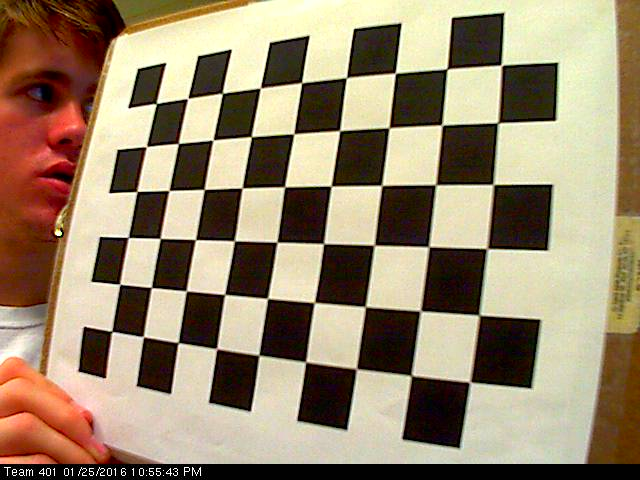
#> input picture Vision/images/imagesIPCamera/left9.png, 640 x 480 px
$ python distanceStaticFocalLength.py   (older library calls are emulated)
#> lines starting #> are read from the running program, lines starting #| are printed output that depends on the picture; after the words box and inside, x2 and y2 are one past the last pixel; in counts of white or black regions, pixels touching at a corner belong together; long printed decimals are rounded
import numpy as np
import cv2
import glob

lower = np.array([70,100,225])
upper = np.array([95,255,255])
distance = (8 * 12) # I know the feet away and im bad at math so
focalLength = 0

# termination criteria
criteria = (cv2.TERM_CRITERIA_EPS + cv2.TERM_CRITERIA_MAX_ITER, 30, 0.001)

# prepare object points, like (0,0,0), (1,0,0), (2,0,0) ....,(6,9,0)
objp = np.zeros((6*9,3), np.float32)
objp[:,:2] = np.mgrid[0:9,0:6].T.reshape(-1,2)

# Arrays to store object points and image points from all the images.
objpoints = [] # 3d point in real world space
imgpoints = [] # 2d points in image plane.

images = glob.glob('../images/imagesIPCamera/left9.png')

for fname in images:
    img = cv2.imread(fname)
#> img is the input picture: shape (480, 640, 3); mean B, G, R 109.8, 135.6, 153.1
    gray = cv2.cvtColor(img,cv2.COLOR_BGR2GRAY)
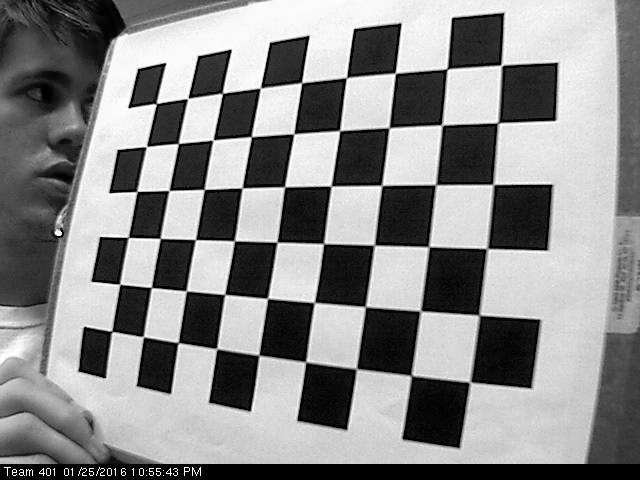
#> gray: shape (480, 640); min 0, max 255, mean 137.9

    # Find the chess board corners
    ret, corners = cv2.findChessboardCorners(gray, (9,6),None)
#> ret = True; corners = 54 rows, first 8: [156.4, 103.5], [187.6, 98.59], [222.5, 93.42], [260.4, 88.05], [301.6, 82.65], [346.3, 78.02], [395.3, 73.32], [446.9, 69.11]

    # If found, add object points, image points (after refining them)
    if ret == True:
        objpoints.append(objp)

        corners2 = cv2.cornerSubPix(gray,corners,(11,11),(-1,-1),criteria)
#> corners2 = 54 rows, first 8: [156.3, 103.5], [187.6, 98.42], [222.3, 93.2], [260.3, 87.94], [301.6, 82.65], [346.4, 77.54], [395.3, 73.18], [447, 68.96]
        imgpoints.append(corners2)
        img = cv2.drawChessboardCorners(img, (9,6), corners2,ret)
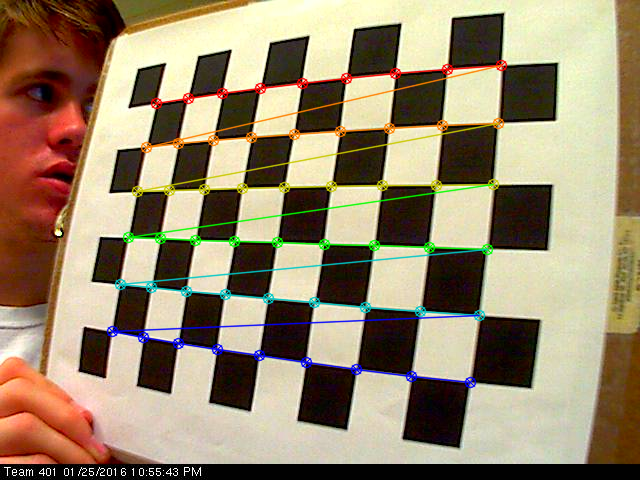
#> img: shape (480, 640, 3); 5.25% of pixels changed, all inside (x1, y1, x2, y2) = (106, 59, 508, 389)
        #ret is float, mtx is 3x3 array of float64, rvces is list of arrays of float64, tvecs is list of array of float64
        ret, mtx, dist, rvecs, tvecs = cv2.calibrateCamera(objpoints, imgpoints, gray.shape[::-1],None,None)
#> ret = 0.36; mtx = [[794.8, 0, 335.4], [0, 780.7, 224.9], [0, 0, 1]]; dist = [[-0.285, -4.69, 0.0075, -0.0184, 31.92]]; rvecs = ([-0.21, 0.622, 0.0809],); tvecs = ([-3.84, -2.67, 16.56],)
        dist = np.array([ -5.08941357e-01,-2.73762518e-02,2.94200341e-03,1.50764126e-03,2.12977986e+00])

        img = cv2.imread('../images/distanceTest/test8.png')
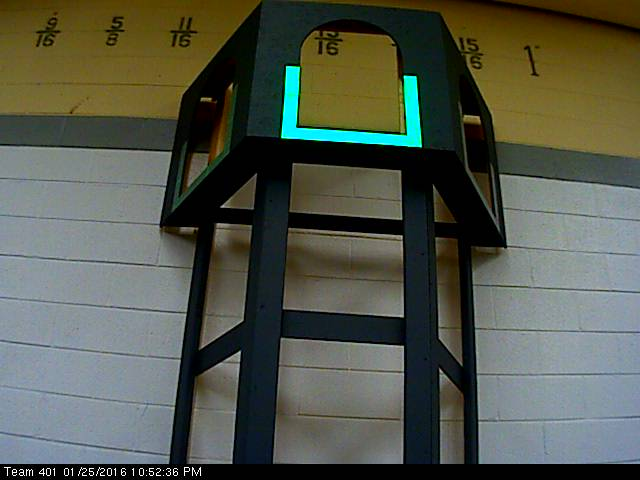
#> input picture Vision/images/distanceTest/test8.png, 640 x 480 px
#> img is the input picture: shape (480, 640, 3); mean B, G, R 76.1, 87.9, 83
        h,  w = img.shape[:2]
#> h = 480; w = 640
        newcameramtx, roi=cv2.getOptimalNewCameraMatrix(mtx,dist,(w,h),1,(w,h))
#> newcameramtx = [[715.6, 0, 336.1], [0, 704.8, 226.1], [0, 0, 1]]; roi = (4, 13, 628, 456)

        # undistort
        dst = cv2.undistort(img, mtx, dist, None, newcameramtx)
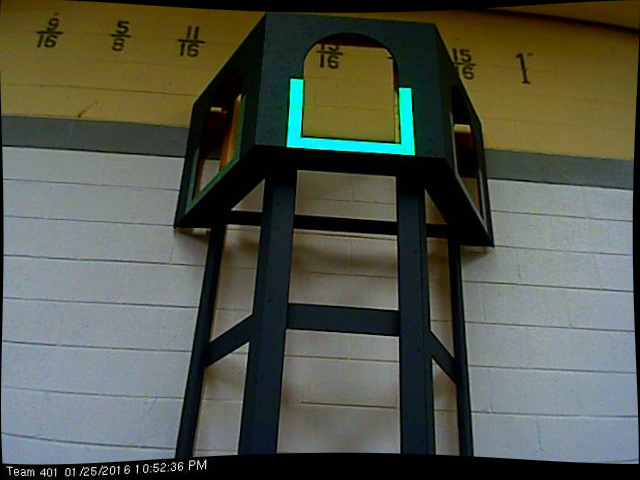
#> dst: shape (480, 640, 3); mean B, G, R 75.3, 86.7, 82.3


        # crop the image
        x,y,w,h = roi
#> x = 4; y = 13; w = 628; h = 456
        dst = dst[y:y+h, x:x+w]
#> dst: shape (456, 628, 3)

#        cv2.imwrite('calibresult.png',dst)

        hsv = cv2.cvtColor(dst, cv2.COLOR_BGR2HSV)
#> hsv: shape (456, 628, 3); mean H, S, V 63.5, 95.6, 97.9
        # Creates the mask
        mask = cv2.inRange(hsv, lower, upper)
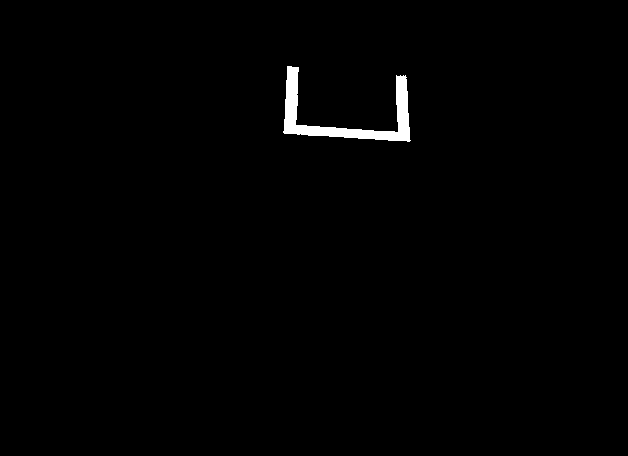
#> mask: shape (456, 628); 0.88% white; 1 white region

        # Layers the mask onto the frame
        res = cv2.bitwise_and(dst,dst, mask= mask)
        imgray = cv2.cvtColor(res,cv2.COLOR_BGR2GRAY)
        ret,thresh = cv2.threshold(imgray,127,255,0)
        image, contours, hierarchy = cv2.findContours(thresh,cv2.RETR_TREE,cv2.CHAIN_APPROX_NONE)
#> contours = 1 contour; box (x1, y1, x2, y2) and area: (283, 66, 411, 142) 2279
        try:
            # Sets max area
            maxArea = -1
            thresholdArea = 500
            for cnt in contours:
                area = cv2.contourArea(cnt)
                if area > thresholdArea:
                    if area > maxArea:
                        # Finds max area of masked shapes
                        maxArea = area
                        rect = cv2.minAreaRect(cnt)
                        box = cv2.boxPoints(rect)
                        box = np.int0(box)

                        cont = contours[0]
                        M = cv2.moments(cont)
                        cx = int(M['m10']/M['m00'])
                        cy = int(M['m01']/M['m00'])

                        image = cv2.drawContours(res,[box],0,(255,0,0),2)
                        image = cv2.circle(res,(cx,cy), 3, (0,0,255), -1)
                        # Used to find pixel width of the object

                        pixelWidth = (rect[1][0])

                        # Only draws around the the shape with the biggest area
                        image = cv2.drawContours(image, cnt, -1, (0,0,255), 3)

                        # Finds the focal Length
                        focalLength = ((pixelWidth * distance) / 20)
                        print(focalLength)


                        if distance <= 1:
                            pass
                        else:
                            distanceAway = (distance)
                            # Write some Text
                            font = cv2.FONT_HERSHEY_SIMPLEX
                            cv2.putText(image,str(round(distanceAway,2)),(500,450), font, 1,(0,0,255),2)
                            cv2.putText(image,str(round(focalLength,2)),(30,450), font, 1,(0,255,0),2)
#> this loop made 1 pass
#> (area, maxArea, rect, box, cx, cy, pixelWidth, focalLength) on pass 1: (2279, 2279, ((348.4, 103.6), (67.81, 127.5), -86.42), [[409, 141], [282, 133], [286, 65], [414, 73]], 345, 114, 67.81, 325.5)
#| 325.465
#> pass 1, `image = cv2.drawContours(image, cnt, -1, (0,0,255), 3)`:
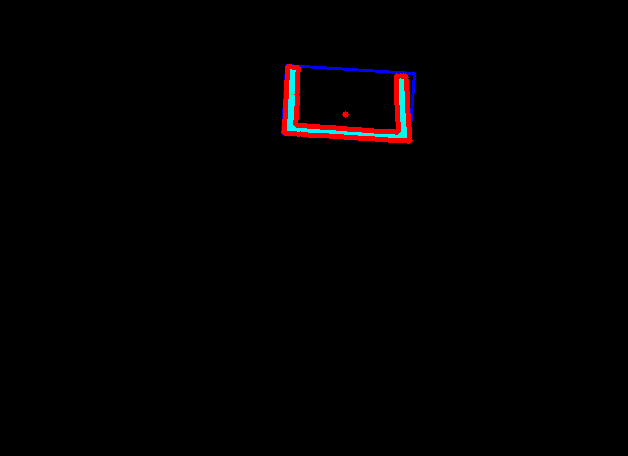
#> image: shape (456, 628, 3); mean B, G, R 1.4, 0.9, 2.2
#> after the loop:
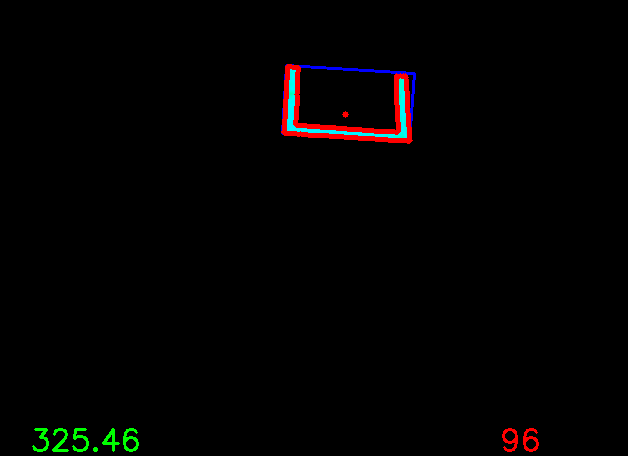
#> image: shape (456, 628, 3); 0.43% of pixels changed, all inside (x1, y1, x2, y2) = (32, 428, 539, 452)
#> after the loop, M = moments, m00 2279, centre m10/m00, m01/m00 = (345, 115); cont = contour of 494 points, box (x1, y1, x2, y2) (283, 66, 411, 142), area 2279; cx = 345; cy = 114; distanceAway = 96; focalLength = 325.5; font = 0; maxArea = 2279; pixelWidth = 67.81
        except:
            pass
        # Draw and display the corners
        cv2.imshow('img',image)

        cv2.waitKey(500)

cv2.destroyAllWindows()
